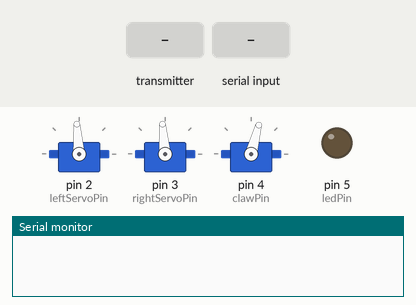
Bench run of a sketch on a simulated Arduino Uno, built with avr-gcc and run on an emulated ATmega328P. Parts: 3 × servo, output pins drawn as LEDs (lit = HIGH), the last lines printed to the serial monitor. Inputs (shaded band) come from the test bench. No radio packets arrive unless stated.

Above: at 1.2 s.
1.3 s: the transmitter starts sending received = 0
At 1.8 s:
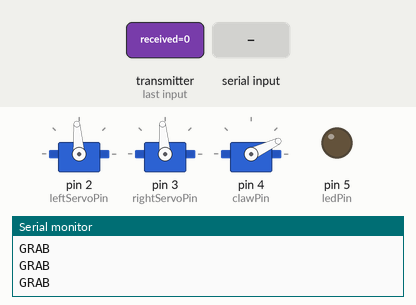
2.8 s: "BACK" received over Serial
At 4.0 s:
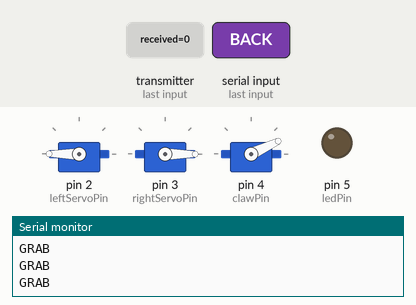
4.3 s: "FORWARD" received over Serial
At 5.4 s:
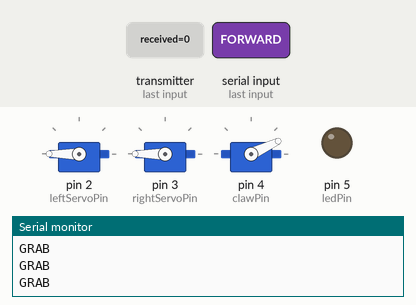
5.8 s: "L" received over Serial
At 6.5 s:
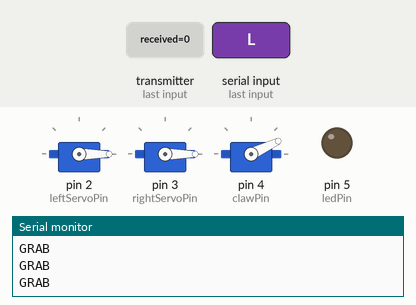
7.3 s: "LEFT" received over Serial
At 7.7 s:
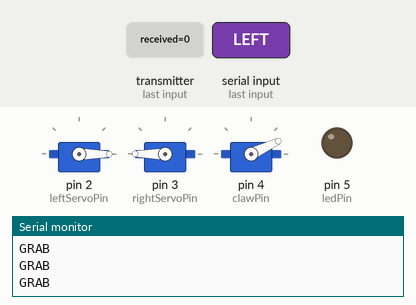
8.8 s: "RIGHT" received over Serial
At 10.0 s:
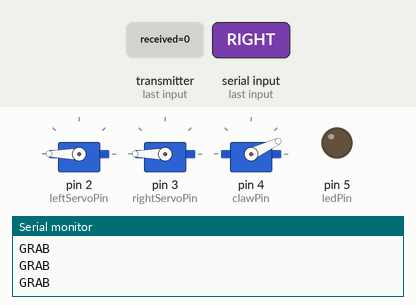
Timing chart, 0 to 11.3 s (numbered marks = the images above; inputs shaded):
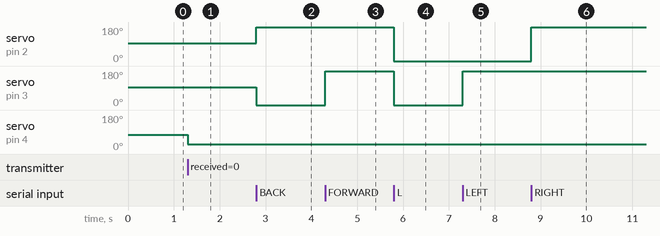

The sketch:

RobotCode.ino
```cpp
//2023 FIASCO Robot Controller Sketch

//imports
#include <SPI.h>
#include <nRF24L01.h>
#include <RF24.h>
#include <RF24_config.h>
#include <Servo.h>

// radio setup
RF24 radio(7, 8); // CE, CSN
const byte address[6] = "00001";
const int radioChannel = 1;

//Robot Control Objects + Pins
Servo left;
Servo right;
Servo claw;

const int leftServoPin = 2;
const int rightServoPin = 3;
const int clawPin = 4;
const int ledPin = 5;

//Servo values
const int rightStopValue = 95;
const int leftStopValue = 94;
const int leftForwardVal = 0;
const int rightForwardVal = 180;
const int leftBackVal = 180;
const int rightBackVal = 0;
const int clawCloseVal = 75;
const int clawOpenVal = 25;


//Serial Commands
const int SerialBaudRate = 9600;


//list of commands, to help translate recieved indexes
//update both length and values as necessary
const int messageLength = 6;
const String messages[messageLength] = {
  "GRAB",
  "FORWARD",
  "LEFT",
  "RIGHT",
  "BACK",
  "RELEASE"
};


void setup() {
  //initialize serial
  Serial.begin(SerialBaudRate);
  //radio setup
  radio.begin();
  radio.openReadingPipe(0, address);
  radio.setPALevel(RF24_PA_MIN);
  radio.setAutoAck(false);
  radio.setDataRate(RF24_250KBPS);
  radio.setChannel(radioChannel);
  radio.startListening();
  radio.printDetails();

  //initialize robot controller pins
  left.attach(leftServoPin);
  right.attach(rightServoPin);
  claw.attach(clawPin);
  claw.write(clawCloseVal);
  //set initial direction to center and initial speed to 0
  stop();
  //led setup
  pinMode(ledPin,OUTPUT);
}


void loop() {
  //read radio to see if messages are sent
  if (radio.available()) {
    unsigned long received = 1000;
    radio.read(&received, sizeof(unsigned long));
    if (received >= 0 && received <= 999){
      //change indicator led state
      digitalWrite(ledPin,LOW);
      // move robot if commands are sent
      // turning direction commands are triggers, and stay in place until a new servo direction is set.
      // Forward and reverse directions are only activated if continually recieved.
      String command = messages[received];
      if(command == "FORWARD"){ // forward
        forward();
      }else if (command == "LEFT"){ // turning direction -> left
        turnLeft();
      }else if (command == "RIGHT"){ // turning direction -> right
        turnRight();
      }else if (command == "BACK"){ // reverse
        back();
      }else if(command == "GRAB"){
        openClaw();
      }else if(command == "RELEASE"){
        closeClaw();
      }
      // print recieved message/command
      Serial.println(command);
    }else if(received == 1000){
      // blank command received
      Serial.println("NONE");
      // set speed to 0 when no forward or reverse command is received
      stop();
      digitalWrite(ledPin,HIGH);
    }else{
      // error in receiving
      Serial.println("ERROR");
      Serial.println(received);
    }
  }

  //Serial input commands
  if (Serial.available()) {
    char c = toupper(Serial.read());
    // Clear Serial Monitor
    if (c == 'C') {
      Serial.println(F("Clearing\n\n\n\n\n\n\n\n\n\n\n\n\n\n\n\n\n\n\n\n\n\n\n\n\n\n\n\n\n\n\n\n\n\n\n\n\n\n\n\n\n"));
    }else if (c == 'F') {
      forward();
    }else if (c == 'B') {
      back();
    }else if (c == 'L') {
      turnLeft();
    }else if (c == 'R') {
      turnRight();
    }else if (c == 'S') {
      stop();
    }else if (c == 'G'){
      openClaw();
    }
  }

}

void turnLeft(){
  left.write(leftForwardVal);
  right.write(rightBackVal);
}

void turnRight(){
  left.write(leftBackVal);
  right.write(rightForwardVal);
}

void back(){
  left.write(leftBackVal);
  right.write(rightBackVal);
}

void forward(){
  left.write(leftForwardVal);
  right.write(rightForwardVal);
}

void stop(){
  left.write(leftStopValue);
  right.write(rightStopValue);
}

void openClaw(){
  claw.write(clawOpenVal);
}

void closeClaw(){
  claw.write(clawCloseVal);
}
```

Measured:
- after the input at 1.3 s, servo on pin 4 (clawPin): 75° → 25° at once
- after the input at 2.8 s, servo on pin 2 (leftServoPin): 94° → 180° at once; servo on pin 3 (rightServoPin): 95° → 0° at once
- after the input at 4.3 s, servo on pin 3 (rightServoPin): 0° → 180° at once
- after the input at 5.8 s, servo on pin 2 (leftServoPin), servo on pin 3 (rightServoPin): 180° → 0° at once
- after the input at 7.3 s, servo on pin 3 (rightServoPin): 0° → 180° at once
- after the input at 8.8 s, servo on pin 2 (leftServoPin): 0° → 180° at once
